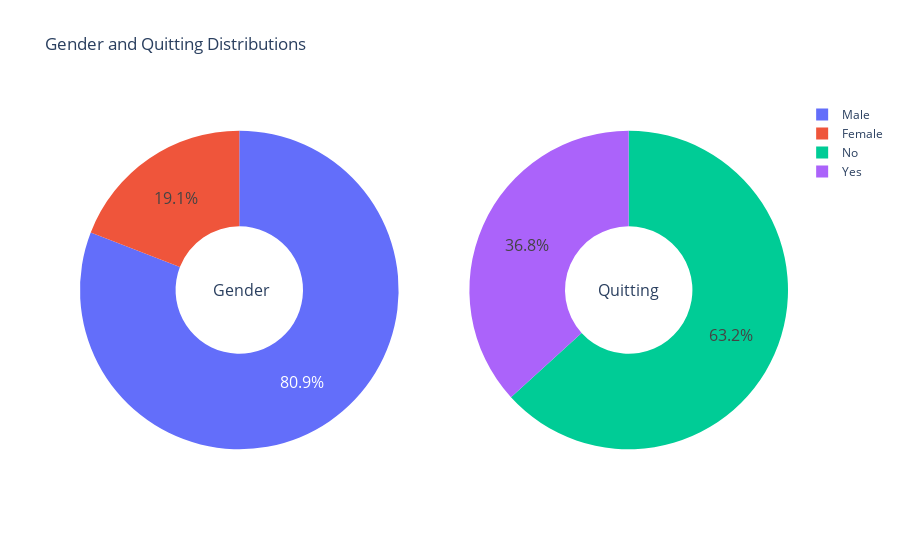

This figure's notebook cell:
### Code cell
g_labels = ['Male', 'Female']
c_labels = ['No', 'Yes']
# Create subplots: use 'domain' type for Pie subplot
fig = make_subplots(rows=1, cols=2, specs=[[{'type':'domain'}, {'type':'domain'}]])
fig.add_trace(go.Pie(labels=g_labels, values=df['Gender'].value_counts(), name="Gender"),
              1, 1)
fig.add_trace(go.Pie(labels=c_labels, values=df['Quitting'].value_counts(), name="Quitting"),
              1, 2)

# Use `hole` to create a donut-like pie chart
fig.update_traces(hole=.4, hoverinfo="label+percent+name", textfont_size=16)

fig.update_layout(
    title_text="Gender and Quitting Distributions",
    # Add annotations in the center of the donut pies.
    annotations=[dict(text='Gender', x=0.185, y=0.5, font_size=16, showarrow=False),
                 dict(text='Quitting', x=0.82, y=0.5, font_size=16, showarrow=False)])
fig.show()

### Figure 1 — Plotly figure (JSON) as saved in the notebook; plotly's stock layout.template omitted (floating-point values rounded to 4 significant figures)
{"data": [{"domain": {"x": [0, 0.45], "y": [0, 1]}, "hole": 0.4, "hoverinfo": "label+percent+name", "labels": ["Male", "Female"], "name": "Gender", "textfont": {"size": 16}, "type": "pie", "values": [55, 13]}, {"domain": {"x": [0.55, 1], "y": [0, 1]}, "hole": 0.4, "hoverinfo": "label+percent+name", "labels": ["No", "Yes"], "name": "Quitting", "textfont": {"size": 16}, "type": "pie", "values": [43, 25]}], "layout": {"annotations": [{"font": {"size": 16}, "showarrow": false, "text": "Gender", "x": 0.185, "y": 0.5}, {"font": {"size": 16}, "showarrow": false, "text": "Quitting", "x": 0.82, "y": 0.5}], "autosize": true, "title": {"text": "Gender and Quitting Distributions"}}}
